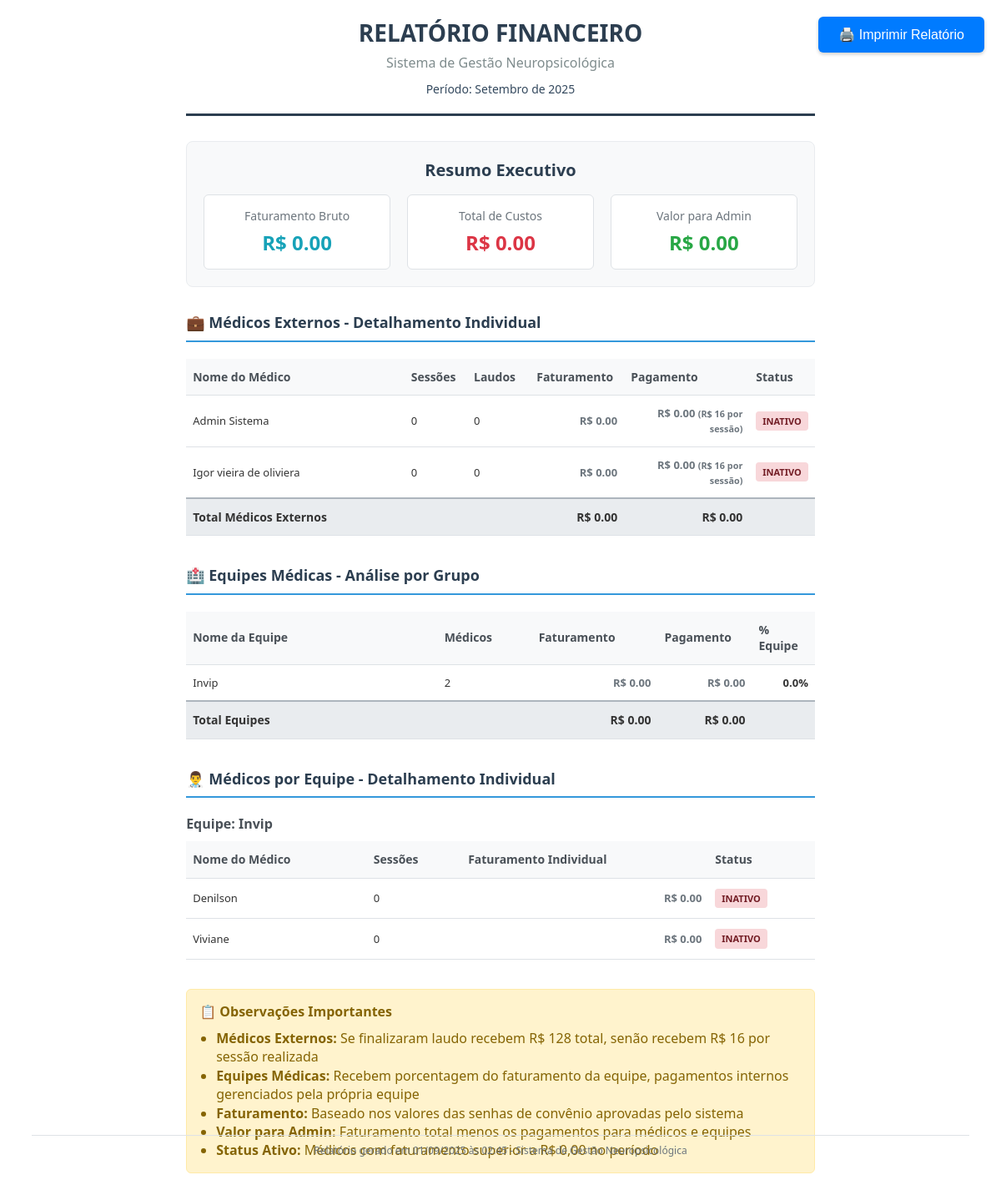
/relatorios/relatorio_impressao (signed in), run on the app's committed database.
### tables this page shows
CREATE TABLE medicos (
                id INTEGER PRIMARY KEY AUTOINCREMENT,
                nome TEXT NOT NULL,
                email TEXT UNIQUE NOT NULL,
                senha TEXT NOT NULL,
                tipo TEXT NOT NULL DEFAULT 'medico',
                equipe_id INTEGER,
                valor_sessao REAL DEFAULT 30.00,
                ativo INTEGER DEFAULT 1,
                data_criacao DATETIME DEFAULT CURRENT_TIMESTAMP,
                FOREIGN KEY (equipe_id) REFERENCES equipes (id)
            );

CREATE TABLE equipes (
                id INTEGER PRIMARY KEY AUTOINCREMENT,
                nome TEXT NOT NULL,
                admin_id INTEGER,
                porcentagem_participacao REAL DEFAULT 50.00,
                ativo INTEGER DEFAULT 1,
                data_criacao DATETIME DEFAULT CURRENT_TIMESTAMP
            );

### routes/relatorios.py (the view)
@relatorios_bp.route('/relatorio_impressao')
def relatorio_impressao():
    if 'user_id' not in session or session.get('user_type') != 'admin':
        return redirect(url_for('auth.login'))
    with get_db_connection() as conn:
        cursor = conn.cursor()
        mes = request.args.get('mes', datetime.now().month)
        ano = request.args.get('ano', datetime.now().year)
        try:
            mes, ano = int(mes), int(ano)
        except:
            mes, ano = datetime.now().month, datetime.now().year
        primeiro_dia = f"{ano}-{mes:02d}-01"
        ultimo_dia = f"{ano}-{mes:02d}-{calendar.monthrange(ano, mes)[1]}"
        cursor.execute('''
            SELECT
                COALESCE(SUM(s.valor), 0) as faturamento_bruto
            FROM senhas s
            WHERE s.aprovada_admin = 1
            AND s.data_aprovacao BETWEEN ? AND ?
        ''', (primeiro_dia, ultimo_dia))
        faturamento_bruto = cursor.fetchone()['faturamento_bruto']
        cursor.execute('''
            SELECT
                e.nome as equipe_nome,
                e.porcentagem_participacao,
                COALESCE(SUM(s.valor), 0) as total_faturamento,
                COUNT(DISTINCT m.id) as medicos_count,
                COUNT(DISTINCT s.id) as sessoes_count,
                COALESCE(SUM(s.valor) * e.porcentagem_participacao / 100, 0) as pagamento_equipe
            FROM equipes e
            LEFT JOIN medicos m ON e.id = m.equipe_id
            LEFT JOIN pacientes p ON m.id = p.medico_id
            LEFT JOIN senhas s ON p.id = s.paciente_id
                AND s.aprovada_admin = 1
                AND s.data_aprovacao BETWEEN ? AND ?
            GROUP BY e.id, e.nome, e.porcentagem_participacao
            ORDER BY total_faturamento DESC
        ''', (primeiro_dia, ultimo_dia))
        from sql_utils import rows_to_dicts
        faturamento_por_equipe = rows_to_dicts(cursor.fetchall())
        cursor.execute('''
            SELECT
                m.nome as medico_nome,
                COALESCE(e.nome, 'Externo') as equipe_nome,
                COALESCE(SUM(s.valor), 0) as faturamento,
                COUNT(DISTINCT s.id) as sessoes_count,
                COUNT(DISTINCT CASE WHEN s.tipo = 'teste_neuropsicologico' AND s.aprovada_admin = 1 THEN s.id END) as laudos_fechados,
                CASE
                    WHEN e.nome IS NULL THEN
                        CASE
                            WHEN COUNT(DISTINCT CASE WHEN s.tipo = 'teste_neuropsicologico' AND s.aprovada_admin = 1 THEN s.id END) > 0 THEN
                                -- Se fechou laudo, recebe R$ 128 TOTAL pelo laudo finalizado
                                128.0
                            ELSE
                                -- Se não fechou laudo, recebe valor por sessão realizada
                                COALESCE(COUNT(DISTINCT s.id) * 16.0, 0)
                        END
                    ELSE 0
                END as pagamento_medico
            FROM medicos m
            LEFT JOIN equipes e ON m.equipe_id = e.id
            LEFT JOIN pacientes p ON m.id = p.medico_id
            LEFT JOIN senhas s ON p.id = s.paciente_id
                AND s.aprovada_admin = 1
                AND s.data_aprovacao BETWEEN ? AND ?
            GROUP BY m.id, m.nome, e.nome
            ORDER BY faturamento DESC
        ''', (primeiro_dia, ultimo_dia))
        faturamento_por_medico = rows_to_dicts(cursor.fetchall()) or []
        faturamento_externos = 0
        faturamento_equipes = 0
        total_pagamento_externos = 0
        total_pagamento_equipes = 0
        for m in faturamento_por_medico:
            if m and isinstance(m, dict) and m.get('equipe_nome') == 'Externo':
                faturamento_externos += float(m.get('faturamento', 0) or 0)
                total_pagamento_externos += float(m.get('pagamento_medico', 0) or 0)
        for e in faturamento_por_equipe:
            if e and isinstance(e, dict) and e.get('equipe_nome') != 'Externo' and e.get('equipe_nome'):
                faturamento_equipes += float(e.get('total_faturamento', 0) or 0)
                total_pagamento_equipes += float(e.get('pagamento_equipe', 0) or 0)
        lucro_liquido = faturamento_bruto - (total_pagamento_externos + total_pagamento_equipes)
        equipes_nomes = []
        for e in faturamento_por_equipe:
            if e and isinstance(e, dict) and e.get('equipe_nome') and e.get('equipe_nome') != 'Externo':
                nome = e.get('equipe_nome')
                if nome not in equipes_nomes:
                    equipes_nomes.append(nome)
        meses_nomes = ['', 'Janeiro', 'Fevereiro', 'Março', 'Abril', 'Maio', 'Junho',
                      'Julho', 'Agosto', 'Setembro', 'Outubro', 'Novembro', 'Dezembro']
        data_relatorio = f"{meses_nomes[mes]} de {ano}"
        data_geracao = datetime.now().strftime("%d/%m/%Y às %H:%M")
        return render_template('relatorios/relatorio_impressao.html',
                             faturamento_bruto=faturamento_bruto,
                             faturamento_por_equipe=faturamento_por_equipe,
                             faturamento_por_medico=faturamento_por_medico,
                             faturamento_externos=faturamento_externos,
                             faturamento_equipes=faturamento_equipes,
                             total_pagamento_externos=total_pagamento_externos,
                             total_pagamento_equipes=total_pagamento_equipes,
                             lucro_liquido=lucro_liquido,
                             equipes_nomes=equipes_nomes,
                             data_relatorio=data_relatorio,
                             data_geracao=data_geracao,
                             mes=mes, ano=ano)

### templates/relatorios/relatorio_impressao.html (shortened to what this page needs)
<!DOCTYPE html>
<html lang="pt-BR">
<head>
</head>
<body>
    <div class="relatorio-container">
        <div class="header">
            <h1>RELATÓRIO FINANCEIRO</h1>
            <div class="subtitle">Sistema de Gestão Neuropsicológica</div>
            <div class="data-periodo">Período: {{ data_relatorio }}</div>
        </div>
        <div class="resumo-financeiro">
            <h2>Resumo Executivo</h2>
            <div class="resumo-grid">
                <div class="resumo-item bruto">
                    <div class="label">Faturamento Bruto</div>
                    <div class="valor">R$ {{ "%.2f"|format(faturamento_bruto) }}</div>
                </div>
                <div class="resumo-item custos">
                    <div class="label">Total de Custos</div>
                    <div class="valor">R$ {{ "%.2f"|format(total_pagamento_equipes + total_pagamento_externos) }}</div>
                </div>
                <div class="resumo-item liquido">
                    <div class="label">Valor para Admin</div>
                    <div class="valor">R$ {{ "%.2f"|format(lucro_liquido) }}</div>
                </div>
            </div>
        </div>
        <div class="secao">
            <h3>💼 Médicos Externos - Detalhamento Individual</h3>
            <table class="tabela-relatorio">
                <thead>
                    <tr>
                        <th style="width: 35%;">Nome do Médico</th>
                        <th style="width: 10%;">Sessões</th>
                        <th style="width: 10%;">Laudos</th>
                        <th style="width: 15%;">Faturamento</th>
                        <th style="width: 20%;">Pagamento</th>
                        <th style="width: 10%;">Status</th>
                    </tr>
                </thead>
                <tbody>
                    {% for medico in faturamento_por_medico %}
                        {% if medico.equipe_nome == 'Externo' %}
                        <tr>
                            <td>{{ medico.medico_nome }}</td>
                            <td>{{ medico.sessoes_count or 0 }}</td>
                            <td>{{ medico.laudos_fechados or 0 }}</td>
                            <td class="valor-monetario {% if medico.faturamento > 0 %}positivo{% else %}neutro{% endif %}">
                                R$ {{ "%.2f"|format(medico.faturamento or 0) }}
                            </td>
                            <td class="valor-monetario {% if medico.pagamento_medico > 0 %}negativo{% else %}neutro{% endif %}">
                                R$ {{ "%.2f"|format(medico.pagamento_medico or 0) }}
                                {% if medico.laudos_fechados > 0 %}
                                    <small class="text-muted d-block">(R$ 128 total pelo laudo)</small>
                                {% else %}
                                    <small class="text-muted d-block">(R$ 16 por sessão)</small>
                                {% endif %}
                            </td>
                            <td>
                                <span class="status-badge {% if medico.faturamento > 0 %}status-ativo{% else %}status-inativo{% endif %}">
                                    {% if medico.faturamento > 0 %}Ativo{% else %}Inativo{% endif %}
                                </span>
                            </td>
                        </tr>
                        {% endif %}
                    {% endfor %}
                    <tr class="total-secao">
                        <td colspan="3"><strong>Total Médicos Externos</strong></td>
                        <td class="valor-monetario"><strong>R$ {{ "%.2f"|format(faturamento_externos) }}</strong></td>
                        <td class="valor-monetario"><strong>R$ {{ "%.2f"|format(total_pagamento_externos) }}</strong></td>
                        <td></td>
                    </tr>
                </tbody>
            </table>
        </div>
        <div class="secao">
            <h3>🏥 Equipes Médicas - Análise por Grupo</h3>
            <table class="tabela-relatorio">
                <thead>
                    <tr>
                        <th style="width: 40%;">Nome da Equipe</th>
                        <th style="width: 15%;">Médicos</th>
                        <th style="width: 20%;">Faturamento</th>
                        <th style="width: 15%;">Pagamento</th>
                        <th style="width: 10%;">% Equipe</th>
                    </tr>
                </thead>
                <tbody>
                    {% for equipe in faturamento_por_equipe %}
                        {% if equipe.equipe_nome != 'Externo' and equipe.equipe_nome %}
                        <tr>
                            <td>{{ equipe.equipe_nome }}</td>
                            <td>{{ equipe.medicos_count or 0 }}</td>
                            <td class="valor-monetario {% if equipe.total_faturamento > 0 %}positivo{% else %}neutro{% endif %}">
                                R$ {{ "%.2f"|format(equipe.total_faturamento or 0) }}
                            </td>
                            <td class="valor-monetario {% if equipe.pagamento_equipe > 0 %}negativo{% else %}neutro{% endif %}">
                                R$ {{ "%.2f"|format(equipe.pagamento_equipe or 0) }}
                            </td>
                            <td class="valor-monetario">
                                {{ "%.1f"|format((equipe.pagamento_equipe / equipe.total_faturamento * 100) if equipe.total_faturamento > 0 else 0) }}%
                            </td>
                        </tr>
                        {% endif %}
                    {% endfor %}
                    <tr class="total-secao">
                        <td colspan="2"><strong>Total Equipes</strong></td>
                        <td class="valor-monetario"><strong>R$ {{ "%.2f"|format(faturamento_equipes) }}</strong></td>
                        <td class="valor-monetario"><strong>R$ {{ "%.2f"|format(total_pagamento_equipes) }}</strong></td>
                        <td></td>
                    </tr>
                </tbody>
            </table>
        </div>
        <div class="secao">
            <h3>👨‍⚕️ Médicos por Equipe - Detalhamento Individual</h3>
            {% for equipe_nome in equipes_nomes %}
                {% if equipe_nome != 'Externo' %}
                <h4 style="color: #495057; margin: 20px 0 10px 0;">Equipe: {{ equipe_nome }}</h4>
                <table class="tabela-relatorio" style="margin-bottom: 25px;">
                    <thead>
                        <tr>
                            <th>Nome do Médico</th>
                            <th>Sessões</th>
                            <th>Faturamento Individual</th>
                            <th>Status</th>
                        </tr>
                    </thead>
                    <tbody>
                        {% for medico in faturamento_por_medico %}
                            {% if medico.equipe_nome == equipe_nome %}
                            <tr>
                                <td>{{ medico.medico_nome }}</td>
                                <td>{{ medico.sessoes_count or 0 }}</td>
                                <td class="valor-monetario {% if medico.faturamento > 0 %}positivo{% else %}neutro{% endif %}">
                                    R$ {{ "%.2f"|format(medico.faturamento or 0) }}
                                </td>
                                <td>
                                    <span class="status-badge {% if medico.faturamento > 0 %}status-ativo{% else %}status-inativo{% endif %}">
                                        {% if medico.faturamento > 0 %}Ativo{% else %}Inativo{% endif %}
                                    </span>
                                </td>
                            </tr>
                            {% endif %}
                        {% endfor %}
                    </tbody>
                </table>
                {% endif %}
            {% endfor %}
        </div>
        <div class="observacoes">
            <h4>📋 Observações Importantes</h4>
            <ul>
                <li><strong>Médicos Externos:</strong> Se finalizaram laudo recebem R$ 128 total, senão recebem R$ 16 por sessão realizada</li>
                <li><strong>Equipes Médicas:</strong> Recebem porcentagem do faturamento da equipe, pagamentos internos gerenciados pela própria equipe</li>
                <li><strong>Faturamento:</strong> Baseado nos valores das senhas de convênio aprovadas pelo sistema</li>
                <li><strong>Valor para Admin:</strong> Faturamento total menos os pagamentos para médicos e equipes</li>
                <li><strong>Status Ativo:</strong> Médicos com faturamento superior a R$ 0,00 no período</li>
            </ul>
        </div>
    </div>
    <button class="btn-imprimir no-print" onclick="window.print()">
        🖨️ Imprimir Relatório
    </button>
    <div class="rodape no-print">
        Relatório gerado em {{ data_geracao }} - Sistema de Gestão Neuropsicológica
    </div>
</body>
</html>

### data on the page
medicos: medico_nome "Admin Sistema", sessoes_count "0", laudos_fechados "0", faturamento "0.00", pagamento_medico "0.00"
medicos: medico_nome "Igor vieira de oliviera", sessoes_count "0", laudos_fechados "0", faturamento "0.00", pagamento_medico "0.00"
equipes: equipe_nome "Invip", medicos_count "2", total_faturamento "0.00", pagamento_equipe "0.00", pagamento_equipe "0.0", nome "Invip"
medicos: medico_nome "Denilson", sessoes_count "0", faturamento "0.00"
medicos: medico_nome "Viviane", sessoes_count "0", faturamento "0.00"

### other printed values
{{ data_relatorio }} "Setembro de 2025"
{{ "%.2f"|format(faturamento_bruto) }} "0.00"
{{ "%.2f"|format(total_pagamento_equipes + total_pagamento_externos) }} "0.00"
{{ "%.2f"|format(lucro_liquido) }} "0.00"
{{ "%.2f"|format(faturamento_externos) }} "0.00"
{{ "%.2f"|format(total_pagamento_externos) }} "0.00"
{{ "%.2f"|format(faturamento_equipes) }} "0.00"
{{ "%.2f"|format(total_pagamento_equipes) }} "0.00"
